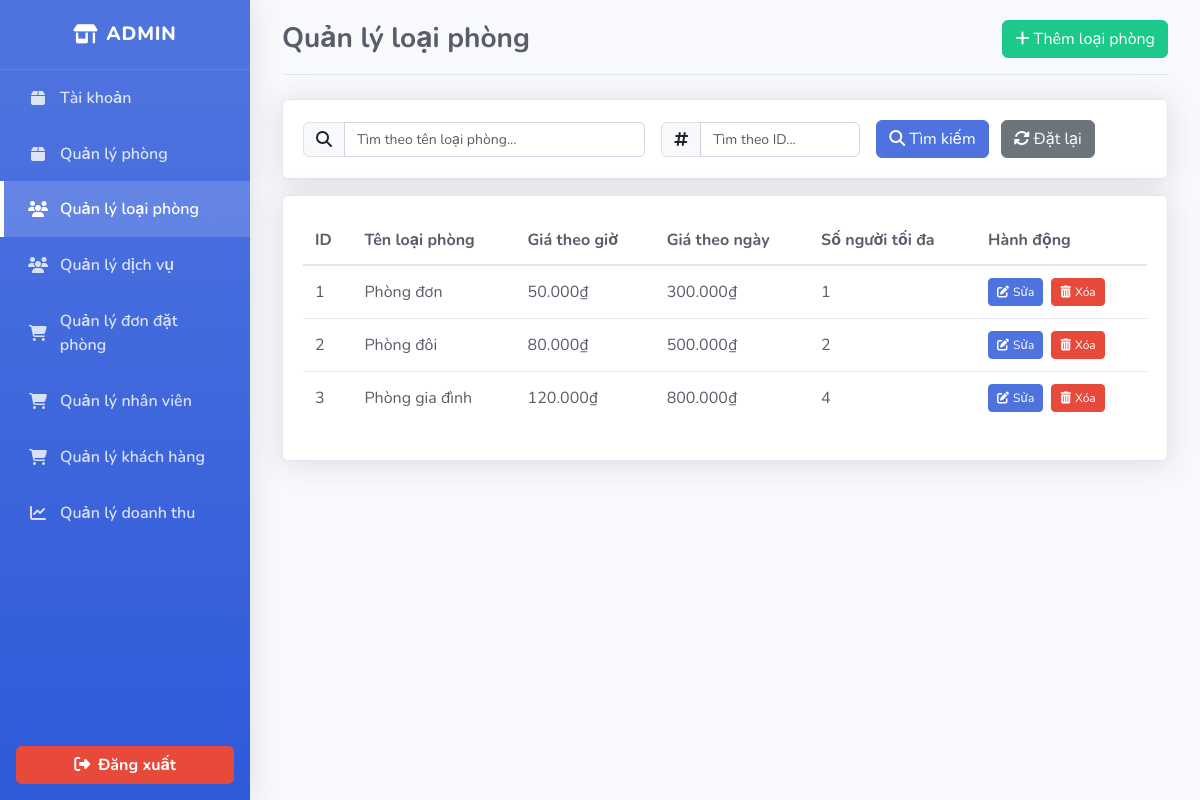
The app's page /admin.php?tab=room_types (signed in) with its own data.
### tables this page shows
CREATE TABLE room_types (
    id INT PRIMARY KEY,
    typename VARCHAR(50),
    description VARCHAR(200),
    price_per_hour INT,
	price_per_day INT,
    max_amounts INT,
    rating INT CHECK (rating BETWEEN 1 AND 5),
	image VARCHAR(255)
);

### admin.php (the view, shortened to what this page needs)
<?php
include('config/db.php');
$active_tab = isset($_GET['tab']) ? $_GET['tab'] : 'account';
?>
<!DOCTYPE html>
<html lang="en">
<head>
    <link rel="stylesheet" href="assets/css/bootstrap.min.css">
    <link rel="stylesheet" href="assets/css/Info.css">
</head>
<body>
    <div class="d-flex">
        <div class="sidebar" id="sidebar">
            <div class="sidebar-brand">
                <i class="fas fa-store-alt me-2"></i>
                <span>Admin</span>
            </div>
            <div class="list-group">
                <a href="#manage-account" class="list-group-item list-group-item-action <?php echo ($active_tab == 'account') ? 'active' : ''; ?>" data-bs-toggle="list">
                    <i class="fas fa-box"></i>
                    <span>Tài khoản</span>
                </a>
                <a href="#manage-rooms" class="list-group-item list-group-item-action <?php echo ($active_tab == 'rooms') ? 'active' : ''; ?>" data-bs-toggle="list">
                    <i class="fas fa-box"></i>
                    <span>Quản lý phòng</span>
                </a>
                <a href="#manage-types" class="list-group-item list-group-item-action <?php echo ($active_tab == 'room_types') ? 'active' : ''; ?>" data-bs-toggle="list">
                    <i class="fas fa-users"></i>
                    <span>Quản lý loại phòng</span>
                </a>
                <a href="#manage-services" class="list-group-item list-group-item-action <?php echo ($active_tab == 'services') ? 'active' : ''; ?>" data-bs-toggle="list">
                    <i class="fas fa-users"></i>
                    <span>Quản lý dịch vụ</span>
                </a>
                <a href="#manage-contacts" class="list-group-item list-group-item-action <?php echo ($active_tab == 'contacts') ? 'active' : ''; ?>" data-bs-toggle="list">
                    <i class="fas fa-shopping-cart"></i>
                    <span>Quản lý đơn đặt phòng</span>
                </a>
                <a href="#manage-employees" class="list-group-item list-group-item-action <?php echo ($active_tab == 'employees') ? 'active' : ''; ?>" data-bs-toggle="list">
                    <i class="fas fa-shopping-cart"></i>
                    <span>Quản lý nhân viên</span>
                </a>
                <a href="#manage-customers" class="list-group-item list-group-item-action <?php echo ($active_tab == 'customers') ? 'active' : ''; ?>" data-bs-toggle="list">
                    <i class="fas fa-shopping-cart"></i>
                    <span>Quản lý khách hàng</span>
                </a>
                <a href="#manage-revenue" class="list-group-item list-group-item-action <?php echo ($active_tab == 'revenue') ? 'active' : ''; ?>" data-bs-toggle="list">
                    <i class="fas fa-chart-line"></i>
                    <span>Quản lý doanh thu</span>
                </a>
            </div>
            <div class="mt-auto d-flex justify-content-center"><a href='#' class="btn logout-btn w-100" data-bs-toggle='modal' data-bs-target='#confirmlogout'>
                    <i class="fas fa-sign-out-alt me-2"></i>Đăng xuất
                </a></div>
        </div>
        <div class="content-wrapper">
            <div class="container-fluid mx-auto" style="max-width: 1200px;">
                <div class="tab-content">
                    <div class="tab-pane fade <?php echo ($active_tab == 'room_types') ? 'show active' : ''; ?>" id="manage-types">
                        <div class="page-header">
                            <h3>Quản lý loại phòng</h3>
                            <a href="add_room_type.php" class="btn btn-success-dashboard">
                                <i class="fas fa-plus me-1"></i>Thêm loại phòng
                            </a>
                        </div>
                        <div class="card mb-3">
                            <div class="card-body">
                                <form action="" method="GET" class="row g-3 align-items-center">
                                    <div class="col-md-5">
                                        <div class="input-group">
                                            <span class="input-group-text"><i class="fas fa-search"></i></span>
                                            <input type="text" class="form-control" name="type_search" placeholder="Tìm theo tên loại phòng..." value="<?php echo isset($_GET['type_search']) ? htmlspecialchars($_GET['type_search']) : ''; ?>">
                                        </div>
                                    </div>
                                    <div class="col-md-3">
                                        <div class="input-group">
                                            <span class="input-group-text"><i class="fas fa-hashtag"></i></span>
                                            <input type="text" class="form-control" name="type_id" placeholder="Tìm theo ID..." value="<?php echo isset($_GET['type_id']) ? htmlspecialchars($_GET['type_id']) : ''; ?>">
                                        </div>
                                    </div>
                                    <div class="col-md-4">
                                        <button type="submit" class="btn btn-primary-dashboard me-2">
                                            <i class="fas fa-search me-1"></i>Tìm kiếm
                                        </button>
                                        <a href="admin.php?tab=room_types" class="btn btn-secondary">
                                            <i class="fas fa-sync-alt me-1"></i>Đặt lại
                                        </a>
                                    </div>
                                </form>
                            </div>
                        </div>
                        <div class="card">
                            <div class="card-body">
                                <div class="table-responsive">
                                    <table class="dashboard-table">
                                        <thead>
                                            <th>ID</th>
                                            <th>Tên loại phòng</th>
                                            <th>Giá theo giờ</th>
                                            <th>Giá theo ngày</th>
                                            <th>Số người tối đa</th>
                                            <th>Hành động</th>
                                        </thead>
                                        <tbody>
                                            <?php
                                            $query = "SELECT * FROM room_types WHERE 1=1";
                                            $stmt = $conn->prepare($query);
                                            $stmt->execute();
                                            $result = $stmt->get_result();
                                            while ($type = $result->fetch_assoc()) {
                                                echo "<tr>";
                                                echo "<td>" . htmlspecialchars($type['id']) . "</td>";
                                                echo "<td>" . htmlspecialchars($type['typename']) . "</td>";
                                                echo "<td>" . htmlspecialchars(number_format($type['price_per_hour'], 0, ',', '.')) . "₫</td>";
                                                echo "<td>" . htmlspecialchars(number_format($type['price_per_day'], 0, ',', '.')) . "₫</td>";
                                                echo "<td>" . htmlspecialchars($type['max_amounts']) . "</td>";
                                                echo "<td>
                                                        <a href='edit_type.php?id=" . $type['id'] . "' class='btn btn-primary-dashboard btn-sm'>
                                                            <i class='fas fa-edit me-1'></i>Sửa
                                                        </a>
                                                        <a href='delete_type.php?id=" . $type['id'] . "' class='btn btn-danger-dashboard btn-sm ms-1' onclick='return confirm(\"Bạn có chắc chắn muốn xóa sản phẩm này không?\")'>
                                                            <i class='fas fa-trash-alt me-1'></i>Xóa
                                                        </a>
                                                    </td>";
                                                echo "</tr>";
                                            }
                                            ?>
                                        </tbody>
                                    </table>
                                </div>
                            </div>
                        </div>
                    </div>
</body>
</html>

### assets/css/Info.css (style rules this page uses)
:root { --primary-color: #4e73df; --primary-hover: #2e59d9; --secondary-color: #858796; --success-color: #1cc88a; --info-color: #36b9cc; --warning-color: #f6c23e; --danger-color: #e74a3b; --light-color: #f8f9fc; --dark-color: #5a5c69; --body-bg: #f8f9fc; --card-border: #e3e6f0; --sidebar-dark: #3a3b45; }
body { font-family: 'Nunito', -apple-system, BlinkMacSystemFont, 'Segoe UI', Roboto, 'Helvetica Neue', Arial, sans-serif; background-color: var(--body-bg); color: var(--dark-color); }
.sidebar { min-height: 100vh; background: linear-gradient(180deg, var(--primary-color) 10%, var(--primary-hover) 100%); box-shadow: 0 0.15rem 1.75rem 0 rgba(58, 59, 69, 0.15); position: fixed; z-index: 1; width: 250px; transition: width 0.3s; display: flex; flex-direction: column; height: 100vh; }
.sidebar-brand { height: 4.375rem; display: flex; align-items: center; justify-content: center; color: white; font-size: 1.2rem; font-weight: 800; padding: 1.5rem 1rem; text-transform: uppercase; letter-spacing: 0.05rem; border-bottom: 1px solid rgba(255, 255, 255, 0.1); }
.sidebar .list-group { border-radius: 0; }
.sidebar .list-group-item { border: none; color: rgba(255, 255, 255, 0.8); padding: 1rem 1.5rem; border-left: 4px solid transparent; background-color: transparent; transition: all 0.2s; font-weight: 600; display: flex; align-items: center; }
.sidebar .list-group-item i { margin-right: 0.75rem; width: 1.25rem; text-align: center; }
.sidebar .list-group-item.active { color: white; background-color: rgba(255, 255, 255, 0.15); border-left-color: white; }
.sidebar .logout-btn { border-radius: 0.35rem; background-color: var(--danger-color); border-color: var(--danger-color); color: white; font-weight: 700; margin: 1rem; transition: all 0.2s; }
.content-wrapper { margin-left: 250px; padding: 1.5rem; }
.page-header { display: flex; justify-content: space-between; align-items: center; margin-bottom: 1.5rem; padding-bottom: 1rem; border-bottom: 1px solid var(--card-border); }
.page-header h3 { font-weight: 700; color: var(--dark-color); margin: 0; }
.card { position: relative; display: flex; flex-direction: column; min-width: 0; word-wrap: break-word; background-color: #fff; background-clip: border-box; border: 1px solid var(--card-border); border-radius: 0.35rem; box-shadow: 0 0.15rem 1.75rem 0 rgba(58, 59, 69, 0.15); margin-bottom: 1.5rem; }
.card-body { flex: 1 1 auto; min-height: 1px; padding: 1.25rem; }
.table-responsive { display: block; width: 100%; overflow-x: auto; -webkit-overflow-scrolling: touch; }
.dashboard-table { width: 100%; margin-bottom: 1rem; color: var(--dark-color); border-collapse: collapse; }
.dashboard-table th { vertical-align: bottom; padding: 0.75rem; border-bottom: 2px solid var(--card-border); font-weight: 700; text-align: left; white-space: nowrap; }
.dashboard-table td { padding: 0.75rem; border-top: 1px solid var(--card-border); vertical-align: middle; }
.btn-success-dashboard { color: #fff; background-color: var(--success-color); border-color: var(--success-color); }
.btn-primary-dashboard { color: #fff; background-color: var(--primary-color); border-color: var(--primary-color); }
.btn-danger-dashboard { color: #fff; background-color: var(--danger-color); border-color: var(--danger-color); }
.btn-sm { padding: 0.25rem 0.5rem; font-size: 0.75rem; }
.form-control { display: block; width: 100%; height: calc(1.5em + 0.75rem + 2px); padding: 0.375rem 0.75rem; font-size: 0.875rem; font-weight: 400; line-height: 1.5; color: var(--dark-color); background-color: #fff; background-clip: padding-box; border: 1px solid #d1d3e2; border-radius: 0.35rem; transition: border-color 0.15s ease-in-out, box-shadow 0.15s ease-in-out; }
.content-wrapper { display: flex; justify-content: center; width: 100%; padding: 20px; }
.container-fluid { max-width: 1200px; width: 100%; }

### records on screen
room_types: id "1", typename "Phòng đơn", price_per_hour "50.000", price_per_day "300.000", max_amounts "1"
room_types: id "2", typename "Phòng đôi", price_per_hour "80.000", price_per_day "500.000", max_amounts "2"
room_types: id "3", typename "Phòng gia đình", price_per_hour "120.000", price_per_day "800.000", max_amounts "4"
